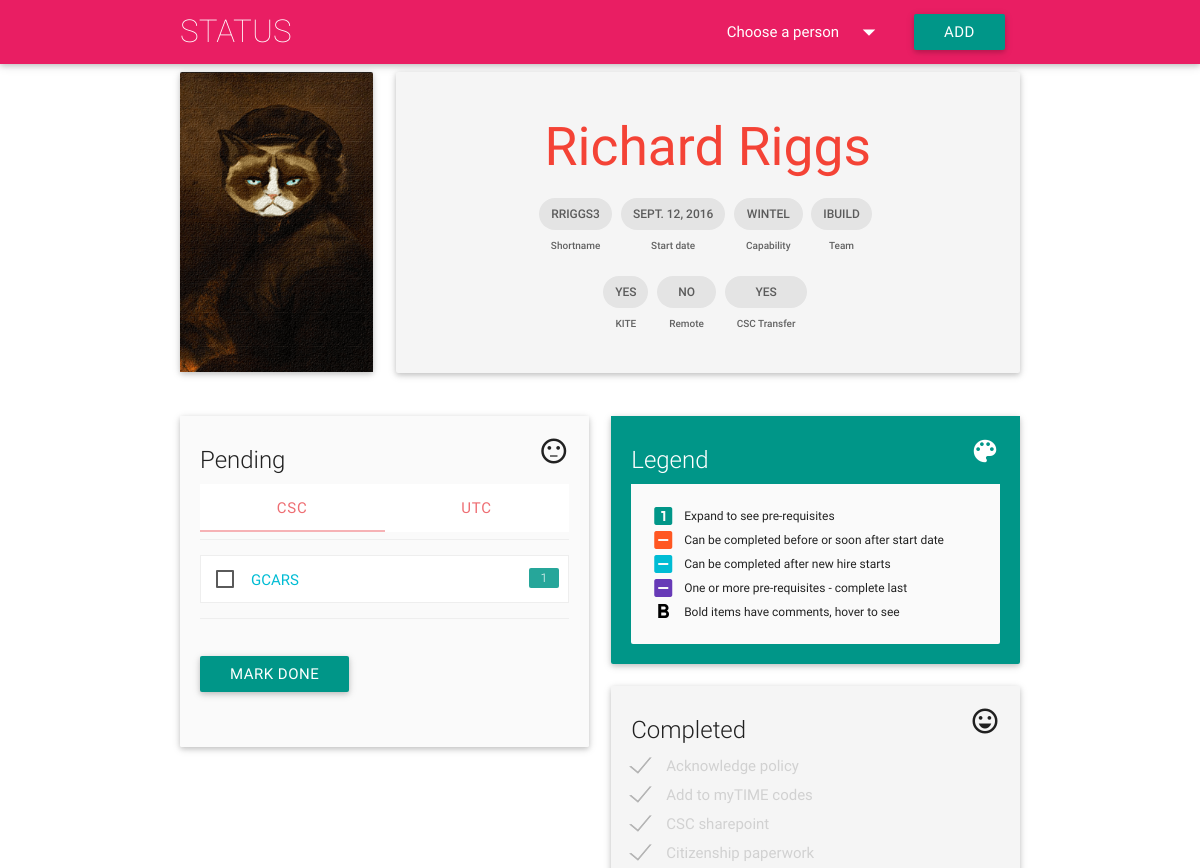
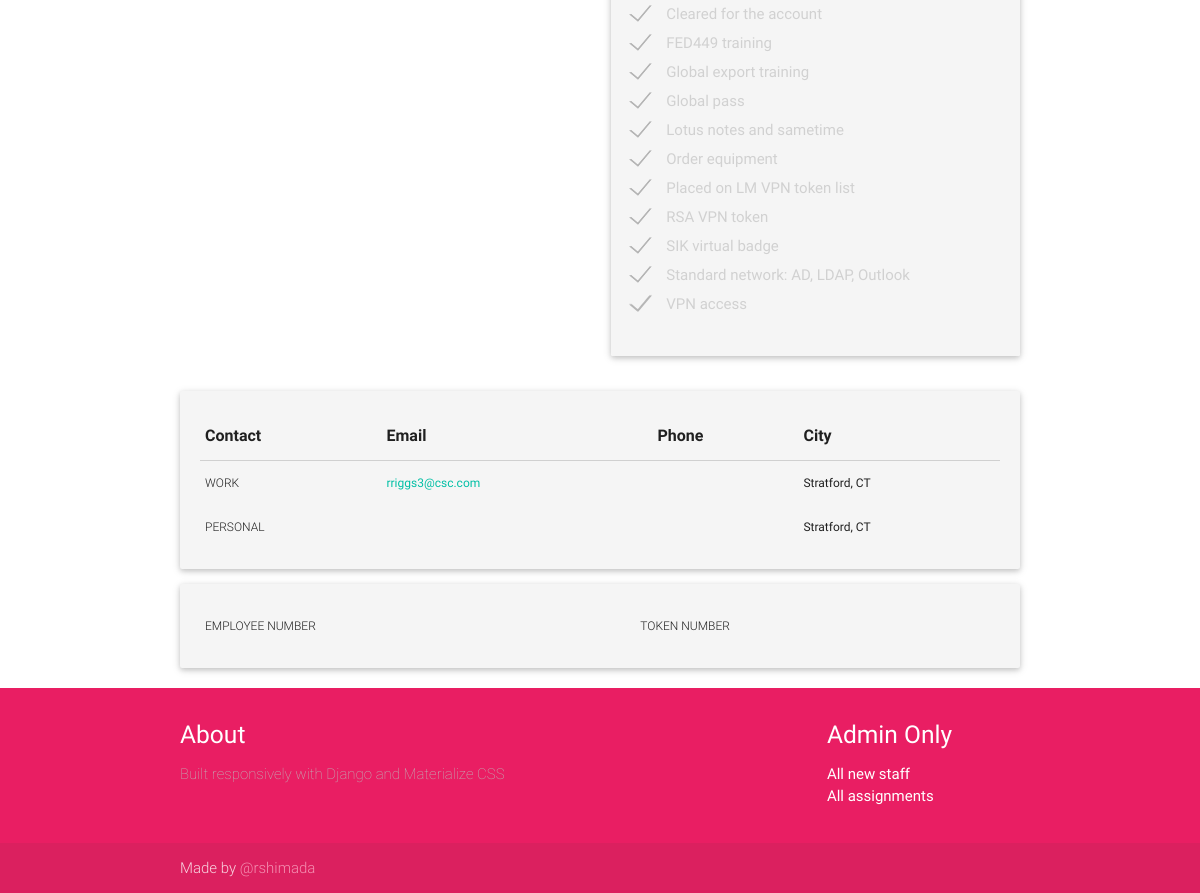
The page /rriggs3 on the database its author committed (2 pictures, top to bottom).
### app/models.py (models this page shows)
class Person(models.Model):
    TEAM_CHOICES = (
        ('iACTION', 'iACTION'),
        ('iBUILD', 'iBUILD'),
        ('iENHANCE', 'iENHANCE'),
        ('iSOLVE', 'iSOLVE'))
    EMPLOY_CHOICES = (
        ('Contractor', 'Contractor'),
        ('Employee', 'Employee'))
    SITE_CHOICES = (
        ('Hartford', 'Hartford'),
        ('Puerto Rico', 'Puerto Rico'))
    firstname = models.CharField(max_length=200, verbose_name='First name')
    lastname = models.CharField(max_length=200, verbose_name='Last name')
    shortname = models.CharField(max_length=200, unique=True, verbose_name='CSC shortname')
    startdate = models.DateField(auto_now_add=False, verbose_name='Start date')
    addeddate = models.DateTimeField(auto_now_add=True, verbose_name='Date added to status app')
    personalstreet = models.CharField(max_length=50, blank=True, verbose_name='Home street address')
    personalcity = models.CharField(max_length=50, blank=True, verbose_name='Home city')
    personalstate = models.CharField(max_length=50, blank=True, verbose_name='Home state (abbreviation)')
    personalzip = models.CharField(max_length=5, blank=True, verbose_name='Home zip code')
    personalemail = models.EmailField(max_length=50, blank=True, verbose_name='Personal email address')
    personalphone = PhoneNumberField(blank=True, verbose_name='Personal phone number, format: +1 860 888 6060')
    workphone = PhoneNumberField(blank=True, verbose_name='Work phone number')
    workstreet = models.CharField(max_length=50, blank=True, verbose_name='Work street address')
    workcity = models.CharField(max_length=50, verbose_name='Work city', default='Hartford')
    workstate = models.CharField(max_length=50, verbose_name='Work state', default='CT')
    workzip = models.CharField(max_length=5, blank=True, verbose_name='Work zip code')
    worksite = models.CharField(max_length=20, blank=True, choices=SITE_CHOICES, verbose_name="Work site")
    capability = models.CharField(max_length=20, choices=CAPABILITY_CHOICES, default='Wintel')
    team = models.CharField(max_length=20, choices=TEAM_CHOICES, default='iBUILD')
    kite = models.BooleanField(default=False, verbose_name='Assigned to KITE project')
    remote = models.BooleanField(default=False, verbose_name='Working remotely')
    employid = models.CharField(max_length=15, blank=True, verbose_name='Employee number or PRN')
    employtype = models.CharField(max_length=50, choices=EMPLOY_CHOICES, default='Contractor', verbose_name='Employment Type')
    cscid = models.CharField(max_length=10, blank=True, verbose_name='CSC UTC account name, e.g. XMDS123')
    csctransfer = models.BooleanField(default=False, verbose_name='Existing CSC transfer from another account')
    tokenserial = models.CharField(max_length=15, blank=True, verbose_name='CSC token serial number (if transfer)')
    class Meta:
        ordering = ['-addeddate']
        verbose_name_plural = 'people'
        unique_together = ("firstname", "lastname")
    def __str__(self):
        return '{0} {1}'.format(self.firstname, self.lastname)

class Assignment(models.Model):
    person = models.ForeignKey(Person)
    task = models.ForeignKey(Task)
    comment = models.CharField(max_length=200, blank=True)
    complete = models.BooleanField(default=False)
    class Meta:
        ordering = ['task']
    def __str__(self):
        return self.task.title

class Task(models.Model):
    BU_CHOICES = (
        ('CSC', 'CSC'),
        ('All UTC', 'All UTC'),
        ('CORP', 'Corp'),
        ('CCS', 'CCS (Carrier/FS)'),
        ('OTIS', 'Otis'),
        ('PW', 'P&W'),
        ('SIK', 'Sik'),
        ('UTAS', 'UTAS'),
        ('UTRC', 'UTRC'))
    title = models.CharField(max_length=200)
    description = models.CharField(max_length=600, blank=True)
    stage = models.CharField(max_length=2, blank=True)
    predecessor = models.ManyToManyField("self", symmetrical=False, blank=True)
    vpnrequired = models.BooleanField(default=False, verbose_name='VPN required for this')
    capability = models.CharField(max_length=20, choices=CAPABILITY_CHOICES, blank=True)
    division = models.CharField(max_length=20, choices=BU_CHOICES, blank=True)
    class Meta:
        ordering = ['title', 'stage', 'id']
    def __str__(self):
        return '{0}'.format(self.title)

### app/views.py (the view, shortened to what this page needs)
# urls.py: url(r'^(?P<shortname>\w+)', views.profile),
@require_http_methods(["GET", "POST"])
def profile(request, shortname=None):
    people = Person.objects.order_by('-addeddate')
    person = get_object_or_404(Person, shortname=shortname)
    assignments = Assignment.objects.filter(person=person)
    randimg = random.randint(1, 20)
    form = AssignmentForm(request.POST or None)
    context = {'shortname': shortname,
                'people': people,
                'person': person,
                'assignments': assignments,
                'form': form,
                'message': messages,
                'randimg': randimg}
    return render(request, 'app/profile.html', context)

### app/forms.py
class AssignmentForm(ModelForm):
    class Meta:
        model = Assignment
        fields = ['person', 'task', 'complete']

### app/templates/app/profile.html (shortened to what this page needs)
{% extends "app/index.html" %}
{% load staticfiles %}
{% block content %}
<div class="container">
  <div class="row">
    <div class="col l3 hide-on-med-and-down">
      <div class="card">
        <div class="card-image waves-effect waves-block waves-light">
          <a href="/{{ shortname }}">
            <img src="static/app/img/cat/cat-{{ randimg }}-min.png"></a>
        </div>
      </div>
    </div>
    <div class="col s12 l9">
      <div class="card profile-card">
        <div class="card-content center">
          <span class="card-title red-text">
            <a class="red-text" href="/{{ shortname }}">
              <h2 class="header">{{ person }}</h2></a>
          </span>
          <div class="row">
            <div class="chip">
              <p class="card-item">{{ shortname }}</p>
              Shortname
            </div>
            <div class="chip">
              <p class="card-item">{{ person.startdate }}</p>
              Start date
            </div>
            <div class="chip">
              <p class="card-item">{{ person.capability }}</p>
              Capability
            </div>
            <div class="chip">
              <p class="card-item">{{ person.team }}</p>
              Team
            </div>
          </div>
          <div class="row">
            <div class="chip">
              {% if not person.kite %}<p class="card-item">No</p>
              {% else %}<p class="card-item">Yes</p>{% endif %}
              KITE
            </div>
            <div class="chip">
              {% if not person.remote %}<p class="card-item">No</p>
              {% else %}<p class="card-item">Yes</p>{% endif %}
              Remote
            </div>
            <div class="chip">
              {% if not person.csctransfer %}<p class="card-item">No</p>
              {% else %}<p class="card-item">Yes</p>{% endif %}
              CSC Transfer
            </div>
          </div>
        </div>
      </div>
    </div>
  </div>
  <div class="row">
    <div class="col s12 l6">
      <div class="card">
        <div class="card-content grey lighten-5">
          <span class="card-title">Pending
            <i class="right small material-icons">sentiment_neutral</i>
          </span>
          <div class="row">
              <div class="col s12">
                <ul class="tabs">
                  <li class="tab col s3"><a class="active" href="#csc_tasks">CSC</a></li>
                  <li class="tab col s3"><a href="#utc_tasks">UTC</a></li>
                </ul>
              </div>
              <div id="csc_tasks" class="col s12">
          <form action="" method="POST">
              <ul class="collapsible" data-collapsible="accordion">
              </ul>
              <ul class="collapsible" data-collapsible="accordion">
              </ul>
              <ul class="collapsible" data-collapsible="accordion">
              </ul>
            <br /><input type="submit" value="mark done" class="teal btn waves-light">
          </form>
            </div>
          </div>
        </div>
      </div>
    </div>
    <div class="col s12 l6">
      <div class="card">
        <div class="card-content teal">
          <span class="card-title white-text">Legend
            <i class="right small material-icons">color_lens</i>
          </span>
          <div class="card-content grey lighten-5">
            <table id="legend">
              <col style="width:10%">
              <col style="width:90%">
              <tbody>
                <tr>
                  <td><i class="material-icons teal-text">looks_one</i></td>
                  <td>Expand to see pre-requisites</td>
                </tr>
                <tr>
                  <td><i class="material-icons deep-orange-text">indeterminate_check_box</i></td>
                  <td>Can be completed before or soon after start date</td>
                </tr>
                <tr>
                  <td><i class="material-icons cyan-text">indeterminate_check_box</i></td>
                  <td>Can be completed after new hire starts</td>
                </tr>
                <tr>
                  <td><i class="material-icons deep-purple-text">indeterminate_check_box</i></td>
                  <td>One or more pre-requisites - complete last</td>
                </tr>
                <tr>
                  <td><strong><i class="material-icons black-text">format_bold</i></strong></td>
                  <td>Bold items have comments, hover to see</td>
                </tr>
              </tbody>
            </table>
          </div>
        </div>
      </div>
    </div>
    <div class="col s12 l6">
      <div class="card">
        <div class="card-content grey lighten-4">
          <span class="card-title">Completed
            <i class="right small material-icons">sentiment_very_satisfied</i>
          </span>
          <form action="" method="post">
          </form>
        </div>
      </div>
    </div>
  </div>
  <div class="col s12 l6">
    <div class="card profile-card">
      <div class="card-content">
        <table class="responsive-table highlight">
          <thead>
            <tr>
              <th>Contact</th>
              <th>Email</th>
              <th>Phone</th>
              <th>City</th>
            </tr>
          </thead>
          <tbody>
            <tr>
              <td class="cell-label">Work</td>
              <td><a href="mailto:{{ shortname }}@csc.com">{{ shortname }}@csc.com</a></td>
              <td>{{ person.workphone }}</td>
              <td>{{ person.workcity }}, {{ person.workstate }}</td>
            </tr>
            <tr>
              <td class="cell-label">Personal</td>
              <td><a href="mailto:{{ person.personalemail }}">{{ person.personalemail }}</a></td>
              <td>{{ person.personalphone }}</td>
              <td>{{ person.personalcity }}, {{ person.personalstate }}</td>
            </tr>
          </tbody>
        </table>
      </div>
    </div>
  </div>
  <div class="col s12">
    <div class="card profile-card">
      <div class="card-content">
        <table class="responsive-table highlight">
          <tbody>
            <tr>
              <td class="cell-label">Employee number</td>
              <td class="td-bold">{{ person.employid }}</td>
              <td class="cell-label">Token number</td>
              <td class="td-bold">{{ person.tokenserial }}</td>
            </tr>
          </tbody>
        </table>
      </div>
    </div>
  </div>
</div>
{% endblock %}

### app/templates/app/index.html (shortened to what this page needs)
{% load staticfiles %}
<html>
<head
<!-- OHAI
               \||/
                |  ^___..
      /\  /\   / (__,,,,|
     ) /^\) ^\/ _)
     )   /^\/   _)
     )   _ /  / _)
 /\  )/\/ ||  | )_)
{  }      |(,,) )__)
 ||      /    \)___)\
 | \____(      )___) )___
 \______(_______;;; __;;;
-->
  <link type="text/css" rel="stylesheet" href="{% static 'app/css/materialize.css' %}"/>
  <link type="text/css" rel="stylesheet" href="{% static 'app/css/app.css' %}"/>
</head>
<body>
<nav class="pink" role="navigation">
  <div class="nav-wrapper container">
    <a id="logo-container" href="/" class="brand-logo hide-on-med-and-down">STATUS</a>
    <ul class="right">
      <li><a class="dropdown-button" href="#!" data-activates="dropdown1">Choose a person<i class="material-icons right">arrow_drop_down</i></a></li>
      <li><a target="_blank" class="btn waves-effect waves-light teal" type="submit" name="action" href="/admin/app/person/add/">Add</a>
      </li>
    </ul>
  </div>
</nav>
{% block content %}{% endblock %}
  <footer class="page-footer pink">
    <div class="container">
      <div class="row">
        <div class="col l6 s12">
          <h5 class="white-text">About</h5>
          <p class="footer-light grey-text text-lighten-1">Built responsively with Django and Materialize CSS</p>
        </div>
        <div class="col l3 s12">
        </div>
        <div class="col l3 s12">
          <h5 class="white-text">Admin Only</h5>
          <ul>
            <li><a class="white-text" href="/admin/app/person/">All new staff</a></li>
            <li><a class="white-text" href="/admin/app/assignment/">All assignments</a></li>
          </ul>
        </div>
      </div>
    </div>
    <div class="footer-copyright">
      <div class="container">
        Made by <a class="pink-text text-lighten-3" href="mailto:rshimada@csc.com">@rshimada</a>
      </div>
    </div>
  </footer>
</body>
</html>

### app/static/app/css/app.css (style rules this page uses)
.card-item, .td-bold { font-size: 12px; font-weight: 500; text-transform: uppercase; }
.chip { font-size: 10px !important; }
.brand-logo, .footer-light { font-weight: 200 !important; }
td { font-size: 12px !important; }
.cell-label { font-weight: 300; text-transform: uppercase; }
.card-image { max-height: 300px; }
label { margin: 0 0 4px 0; }
#legend td, #legend tr { padding: 0; }
.profile-card { background-color: #F5F5F5; }
.collapsible, .collapsible.popout > li.active, .collapsible.popout > li { box-shadow: none !important; border-top: 1px solid #eee; border-right: 1px solid #eee; border-left: 1px solid #eee; transition: none; }
.collapsible-header { padding: 0.8rem 1rem 0.3rem 1rem !important; border-bottom: 1px solid #eee; }
span.badge { right: 30px; line-height: 20px; min-width: 2rem; }
span.badge.new:after { content: "" !important; }

### rows shown on the page
Person: firstname+lastname "Richard Riggs", shortname "RRIGGS3", startdate "SEPT. 12, 2016", capability "WINTEL", team "IBUILD", shortname "rriggs3", workcity "Stratford", workstate "CT", personalcity "Stratford", personalstate "CT"
Assignment: task+complete "GCARS 1", complete+id+comment "Acknowledge policy Add to myTIME codes CSC sharepoint Citizenship paperwork Cleared for the account FED449 training Global export training Global pass Lotus notes and sametime Order equipment Placed on LM VPN token list RSA VPN token SIK virtual badge Standard network: AD, LDAP, Outlook VPN access"
